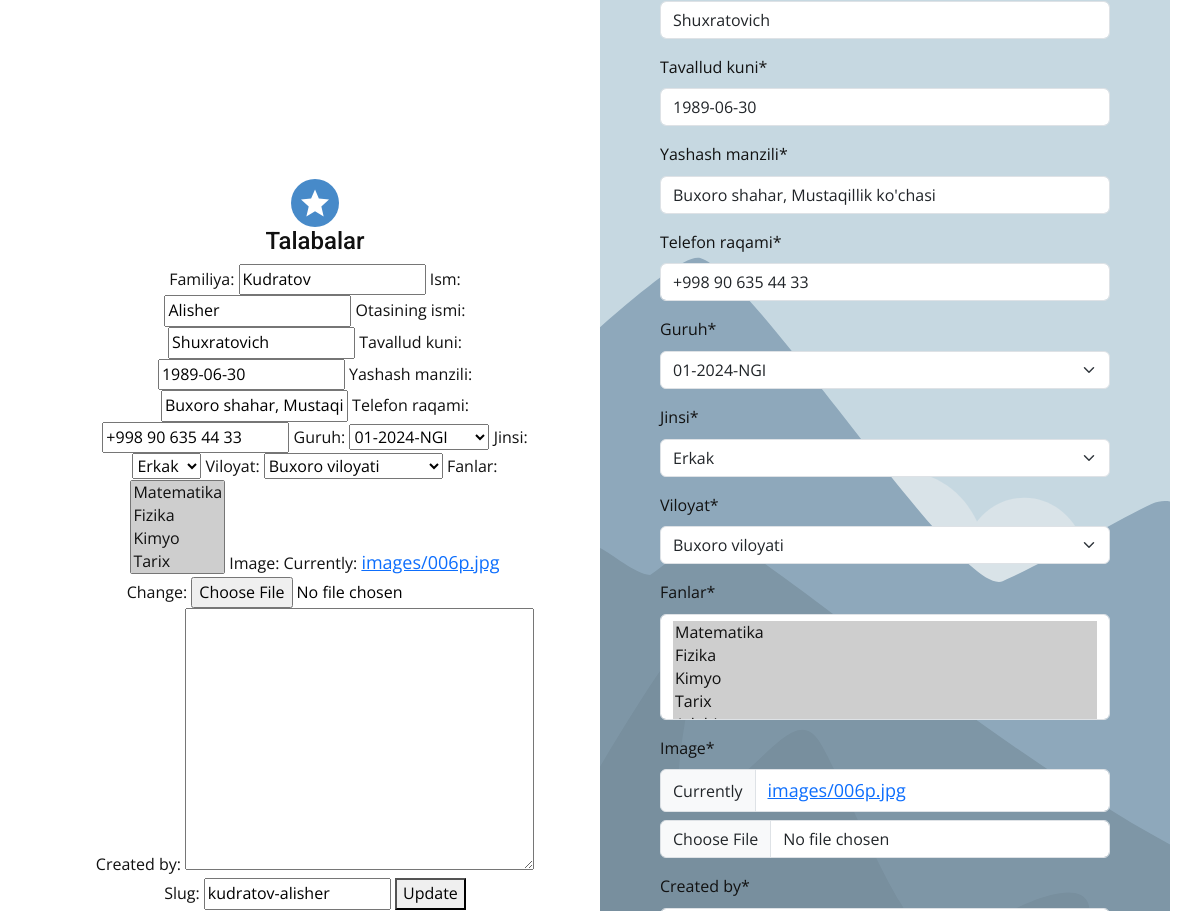
Page /talaba/1/update/ (middle part) on the earlier database version.
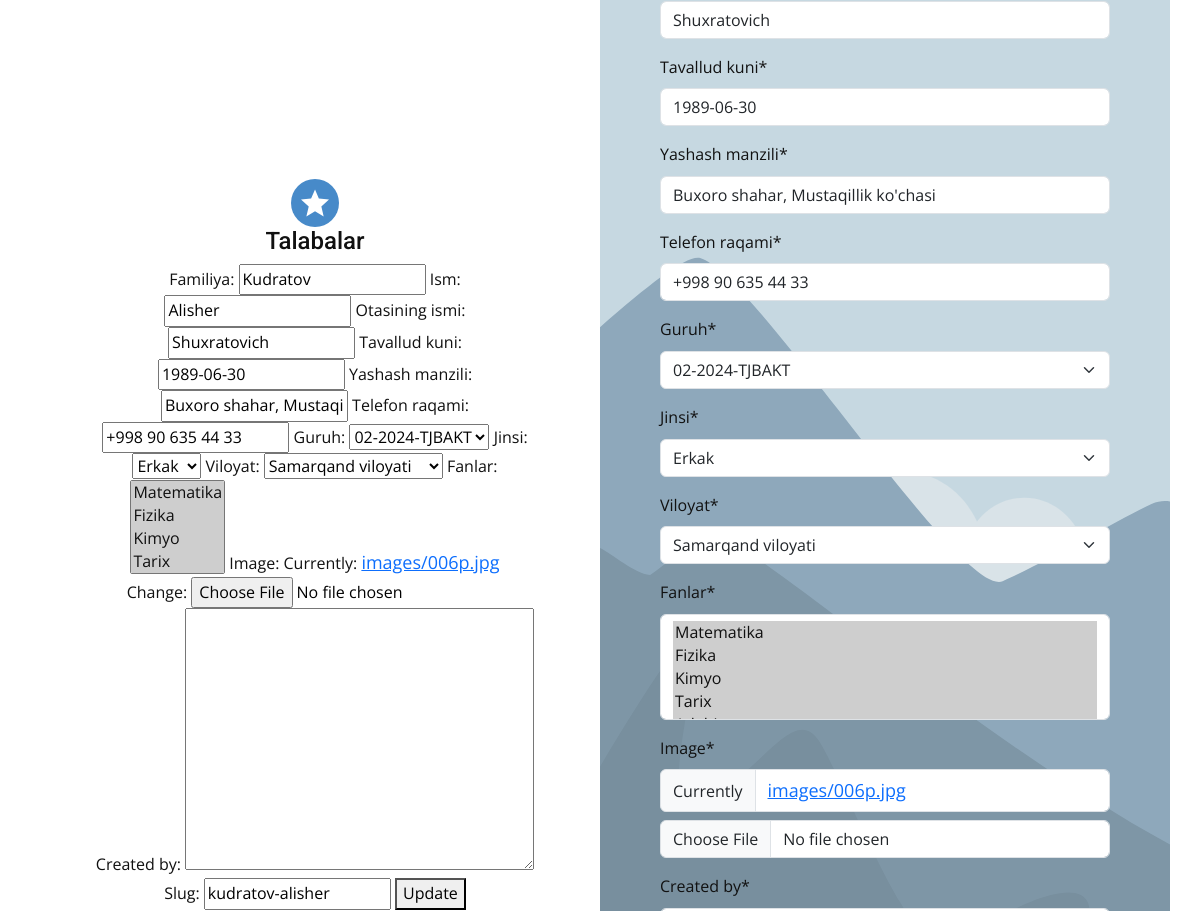
Same page on the later database version.
### student/models.py (models this page shows, shortened)
class Talaba(models.Model):
    familiya = models.CharField(max_length=50)
    ism = models.CharField(max_length=50)
    otasining_ismi = models.CharField(max_length=50)
    tavallud_kuni = models.DateField()
    yashash_manzili = models.CharField(max_length=200)
    telefon_raqami = models.CharField(max_length=100)
    guruh = models.ForeignKey('Guruh', on_delete=models.DO_NOTHING, db_column='guruh', related_name='talabalar')
    jinsi = models.ForeignKey('Jinsi', on_delete=models.DO_NOTHING, db_column='jinsi', related_name='talabalar')
    viloyat = models.ForeignKey('Viloyatlar', on_delete=models.DO_NOTHING, db_column='viloyat', related_name='talabalar')
    fanlar = models.ManyToManyField('Fanlar')
    image = models.ImageField(upload_to='images')
    created_by = CurrentUserField()
    slug = models.SlugField()
    class Meta:
        managed = True
        db_table = 'talaba'
        ordering = ["familiya"]
        verbose_name = "Talaba"
        verbose_name_plural = "Talabalar"

### student/views.py (the view)
# urls.py: path('talaba/<int:pk>/update/', TalabaUpdateView.as_view(), name='your_model_update'),
class TalabaUpdateView(UpdateView):
    model = Talaba
    template_name = 'talabalist.html'
    fields = '__all__'
    success_url = reverse_lazy('index')

### student/models.py (called while the page is built)
    def __str__(self):
        return self.fanlar_nomi

    def __str__(self):
        return self.guruh_raqami

    def __str__(self):
        return self.jins

    def __str__(self):
        return self.viloyat_nomi

### student/templates/talabalist.html (shortened to what this page needs)
{% extends 'base.html' %}
{% block 'data' %}
<h4>Talabalar</h4>
<form method="post">
    {{ form }}
    <button type="submit">Update</button>
</form>
{% endblock %}

### student/templates/base.html (shortened to what this page needs)
{% load static %}
{% load crispy_forms_tags %}
<!DOCTYPE html>
<html style="font-size: 16px;" lang="ru"><head>
    <link rel="stylesheet" href="{% static 'nicepage.css' %}" media="screen">
    <link rel="stylesheet" href="{% static 'main.css' %}" media="screen">
  <link rel="stylesheet" href="https://code.jquery.com/ui/1.13.2/themes/base/jquery-ui.css">
  <link href="https://cdn.jsdelivr.net/npm/bootstrap@5.3.3/dist/css/bootstrap.min.css" rel="stylesheet">
  <meta data-intl-tel-input-cdn-path="intlTelInput/"></head>
  <body data-home-page="https://website6161720.nicepage.io/Главная.html?version=b3ee80cb-ac63-7ad0-20cd-9604ff540ec7" data-home-page-title="Главная" data-path-to-root="./" data-include-products="false" class="u-body u-xl-mode" data-lang="ru">
    <section class="u-clearfix u-section-2" id="sec-ed8f">
      <div class="u-clearfix u-sheet u-sheet-1">
        <div class="data-layout-selected u-clearfix u-expanded-width u-gutter-0 u-layout-wrap u-layout-wrap-1">
          <div class="u-layout">
            <div class="u-layout-row">
              <div class="u-align-center u-container-style u-layout-cell u-left-cell u-size-30 u-size-xs-60 u-white u-layout-cell-1" src="">
                <div class="u-container-layout u-valign-middle u-container-layout-1"><span class="u-icon u-icon-circle u-palette-1-base u-icon-1"><svg class="u-svg-link" preserveAspectRatio="xMidYMin slice" viewBox="0 0 32 32"><use xlink:href="#svg-9a68"></use></svg>
              </span>
                 {% block 'data' %}{% endblock %}
                </div>
              </div>
              <div class="u-container-style u-image u-layout-cell u-right-cell u-size-30 u-size-xs-60 u-image-1" src="" data-image-width="1080" data-image-height="1080">
                <div class="u-container-layout u-valign-middle u-container-layout-2" src="">
                    {% if form %}
                    <form method="post">
                      {{ form|crispy }}</br>
                      </form>
                      {% endif %}
                </div>
              </div>
            </div>
          </div>
        </div>
      </div>
    </section>
    </body></html>

Differences in the rows shown:
changed Talaba "Kudratov": guruh "01-2024-NGI" → "02-2024-TJBAKT"; viloyat "Buxoro viloyati" → "Samarqand viloyati"
